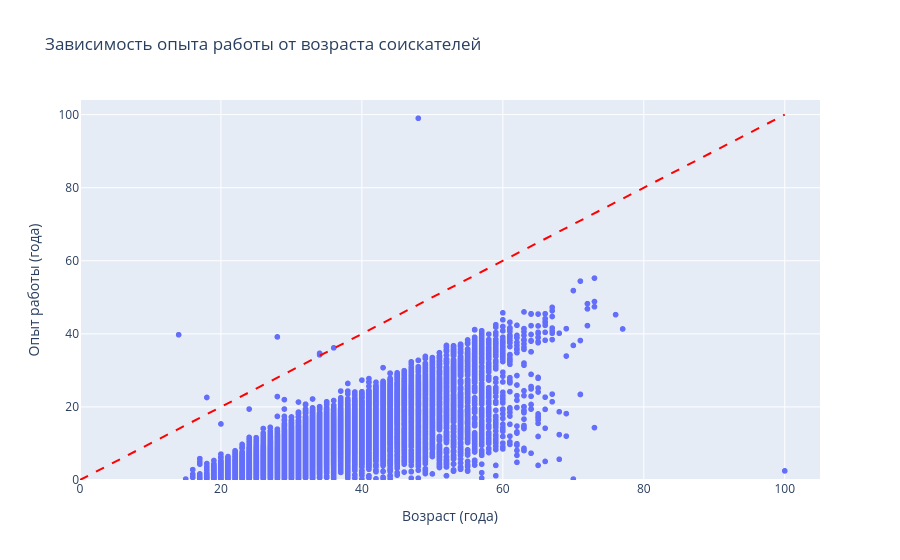

This figure's notebook cell:
### Markdown cell above
8. Постройте **диаграмму рассеяния**, показывающую зависимость опыта работы (**"Опыт работы (месяц)"**) от возраста (**"Возраст"**). Опыт работы переведите из месяцев в года, чтобы признаки были в едином масштабе. Постройте на графике дополнительно прямую, проходящую через точки (0, 0) и (100, 100). Данная прямая соответствует значениям, когда опыт работы равен возрасту человека. Точки, лежащие на этой прямой и выше нее - аномалии в наших данных (опыт работы больше либо равен возрасту соискателя)

### Code cell
# Преобразование опыта работы из месяцев в года ---
df['Опыт работы (год)'] = df['Опыт работы (месяц)'] / 12

# Построение диаграммы рассеяния с Plotly ---
# Создаем базовый график рассеяния
fig = px.scatter(df,
                 x='Возраст',
                 y='Опыт работы (год)',
                 title='Зависимость опыта работы от возраста соискателей',
                 labels={'Возраст': 'Возраст (года)', 'Опыт работы (год)': 'Опыт работы (года)'},
                 hover_data={'Опыт работы (месяц)': True, 'Опыт работы (год)': ':.1f'}
                )

# Добавляем линию, где Опыт == Возраст
# Точки на этой линии или выше нее - аномалии
fig.add_shape(
    type='line',
    x0=0, y0=0, x1=100, y1=100, # Координаты от (0,0) до (100,100)
    line=dict(
        color='Red',
        width=2,
        dash='dash',
    ),
    name='Линия аномалий (Опыт >= Возраст)'
)

# Обновляем макет для лучшей читаемости и отображения легенды линии
fig.update_layout(
    xaxis_range=[0, df['Возраст'].max() + 5],
    yaxis_range=[0, df['Опыт работы (год)'].max() + 5],
    showlegend=True
)

# Отображаем график
fig.show()

### Figure 1 — Plotly figure (JSON) as saved in the notebook; plotly's stock layout.template omitted (floating-point values rounded to 4 significant figures; data arrays with more than 128 entries replaced by an {"elided": "..."} marker saying what was removed)
{"data": [{"customdata": {"elided": "44744x1 float values"}, "hovertemplate": "Возраст (года)=%{x}<br>Опыт работы (года)=%{y:.1f}<br>Опыт работы (месяц)=%{customdata[0]}<extra></extra>", "legendgroup": "", "marker": {"color": "#636efa", "symbol": "circle"}, "mode": "markers", "name": "", "showlegend": false, "type": "scattergl", "x": {"elided": "44744 int values"}, "xaxis": "x", "y": {"elided": "44744 float values"}, "yaxis": "y"}], "layout": {"legend": {"tracegroupgap": 0}, "shapes": [{"line": {"color": "Red", "dash": "dash", "width": 2}, "name": "Линия аномалий (Опыт >= Возраст)", "type": "line", "x0": 0, "x1": 100, "y0": 0, "y1": 100}], "showlegend": true, "title": {"text": "Зависимость опыта работы от возраста соискателей"}, "xaxis": {"anchor": "y", "domain": [0, 1], "range": [0, 105], "title": {"text": "Возраст (года)"}}, "yaxis": {"anchor": "x", "domain": [0, 1], "range": [0, 104], "title": {"text": "Опыт работы (года)"}}}}
